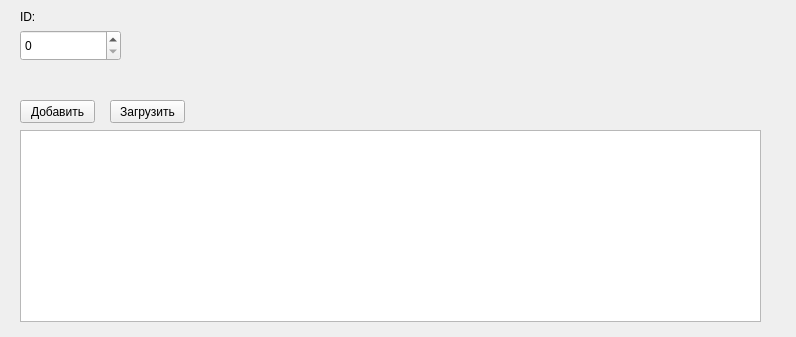
<?xml version="1.0" encoding="UTF-8"?>
<ui version="4.0">
 <class>NewDialog</class>
 <widget class="QMainWindow" name="NewDialog">
  <property name="geometry">
   <rect>
    <x>0</x>
    <y>0</y>
    <width>796</width>
    <height>337</height>
   </rect>
  </property>
  <property name="windowTitle">
   <string>Изменение базы данных</string>
  </property>
  <widget class="QPushButton" name="pushButton">
   <property name="geometry">
    <rect>
     <x>20</x>
     <y>100</y>
     <width>75</width>
     <height>23</height>
    </rect>
   </property>
   <property name="text">
    <string>Добавить</string>
   </property>
  </widget>
  <widget class="QPushButton" name="pushButton_2">
   <property name="geometry">
    <rect>
     <x>110</x>
     <y>100</y>
     <width>75</width>
     <height>23</height>
    </rect>
   </property>
   <property name="text">
    <string>Загрузить</string>
   </property>
  </widget>
  <widget class="QTableWidget" name="tableWidget">
   <property name="geometry">
    <rect>
     <x>20</x>
     <y>130</y>
     <width>741</width>
     <height>192</height>
    </rect>
   </property>
  </widget>
  <widget class="QLabel" name="label">
   <property name="geometry">
    <rect>
     <x>20</x>
     <y>10</y>
     <width>47</width>
     <height>13</height>
    </rect>
   </property>
   <property name="text">
    <string>ID:</string>
   </property>
  </widget>
  <widget class="QSpinBox" name="spinBox">
   <property name="geometry">
    <rect>
     <x>20</x>
     <y>30</y>
     <width>101</width>
     <height>31</height>
    </rect>
   </property>
  </widget>
 </widget>
 <resources/>
 <connections/>
</ui>
